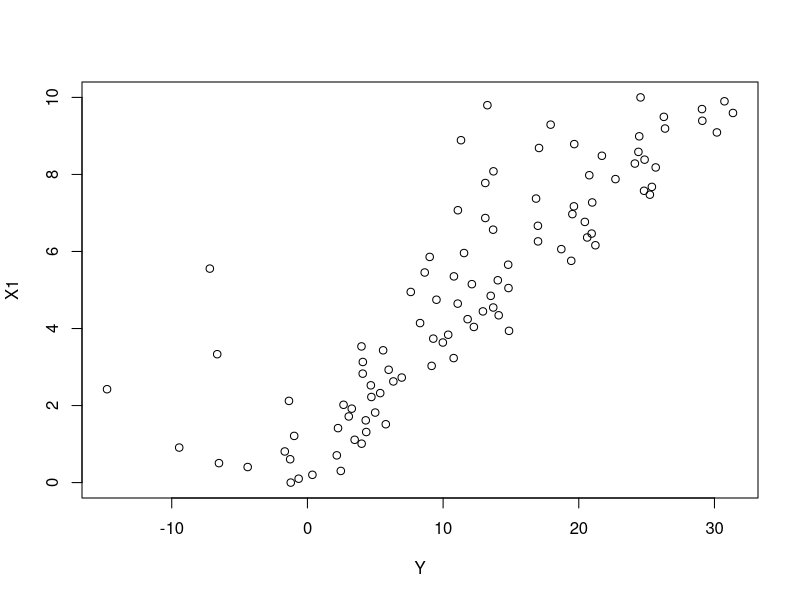
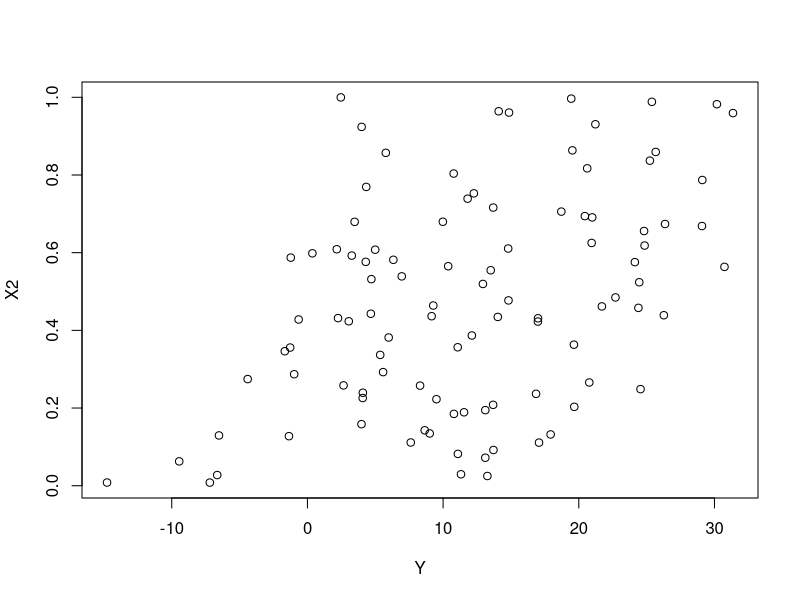
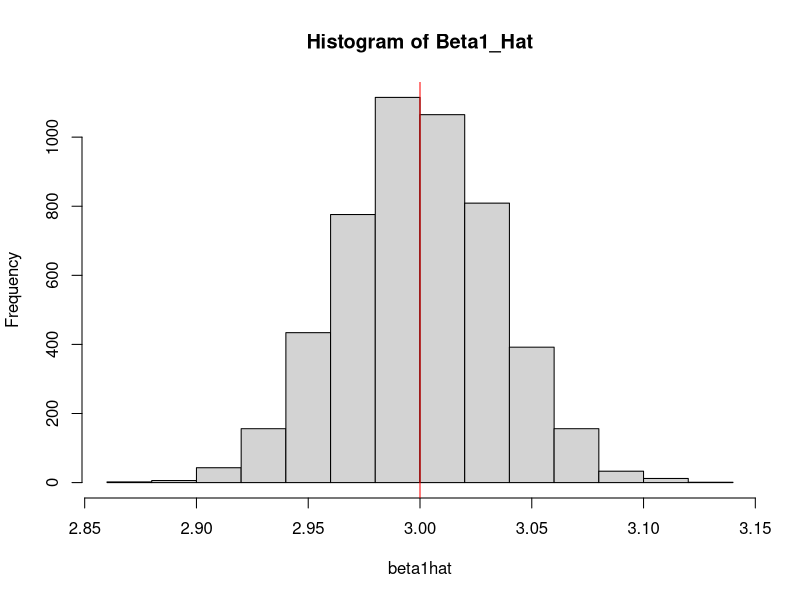
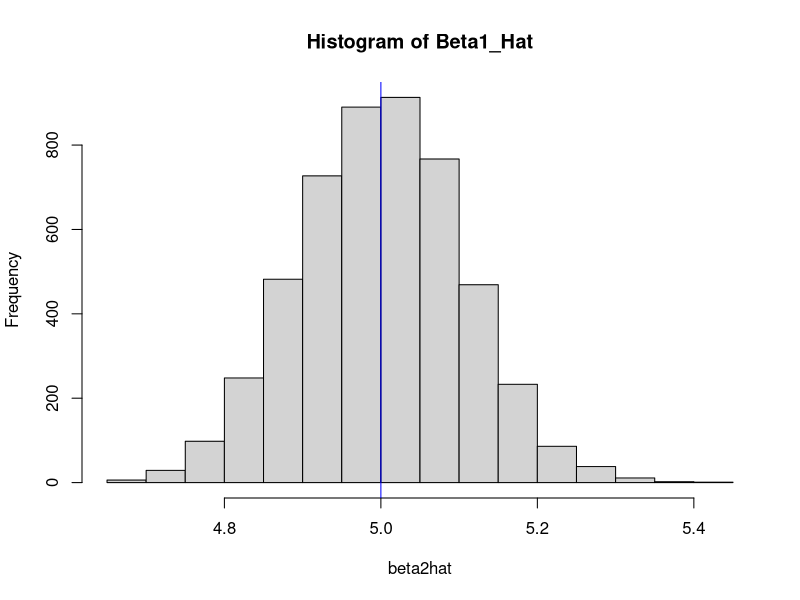
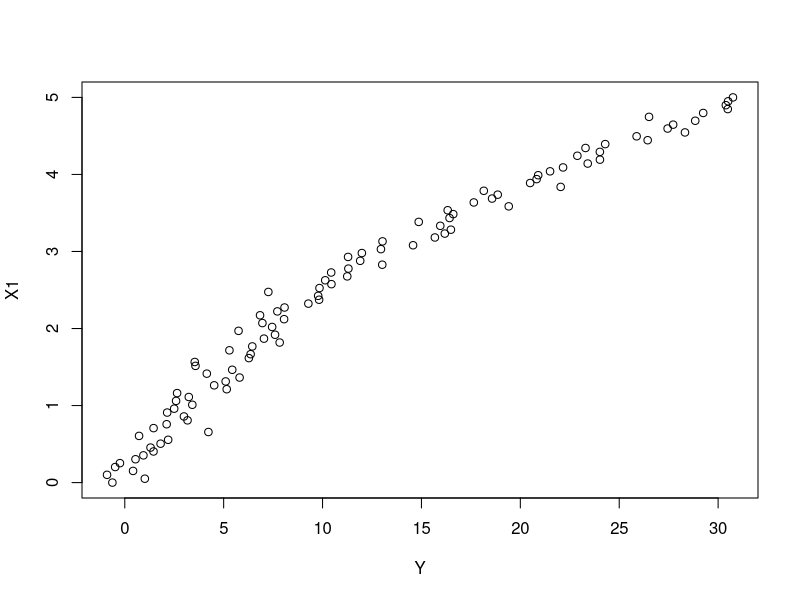

R code for these plots, in order:
## ---- chunk 1
knitr::opts_chunk$set(echo = TRUE)
## ---- chunk 2
n = 100
beta_0 <- 2
beta_1 <- 3
beta_2 <- 5
X1 <- seq(0,10,length.out = 100) ### This gneerates 100 equally spaced values from 1-10
X2 <- runif(100) ### generates 100 uniform values

error <- rnorm(n,0,1)
Y <- beta_0 + beta_1*X1 + beta_2*log(X2) + error
plot(Y,X1)
plot(Y,X2)
## ---- chunk 3
B = 5000
beta1hat = beta2hat = rep(NA,B)
for (i in 1:B){
  error = rnorm(n,0,1)
  Y <- beta_0 + beta_1*X1 + beta_2*log(X2) + error
  fit = lm(Y~X1+log(X2))
  beta1hat[i] = fit$coefficients[[2]]
  beta2hat[i] = fit$coefficients[[3]]
  
}

mean(beta1hat)
mean(beta2hat)

hist(beta1hat, main = "Histogram of Beta1_Hat")
abline(v=3,col = "red")
hist(beta2hat, main = "Histogram of Beta1_Hat")
abline(v=5,col = "blue")
## ---- chunk 4
sum((Y - fit$fitted.values)^2) / (n-3)
## ---- chunk 5
n = 100
X1 <- seq(0,5,length.out = 100)
error <- rnorm(n,0,1)
Y <- 1 + X1+X1^2 + error
data_sim = data.frame(X1,Y)
plot(Y,X1)

